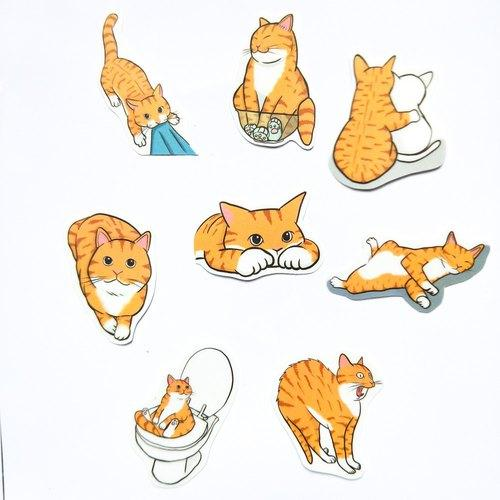
//> input picture opencv3/image/cat3.jpg, 500 x 500 px
$ ./findContours   (built with g++ and OpenCV 4)
//> lines starting //> are read from the running program, lines starting //| are printed output that depends on the picture; after the words box and inside, x2 and y2 are one past the last pixel; in counts of white or black regions, pixels touching at a corner belong together
#include <opencv2/imgproc.hpp>
#include <opencv2/highgui.hpp>

using namespace cv;

int main()
{
	Mat srcImage = imread("F:/workspace/box/opencv3/image/cat3.jpg");
//> srcImage is the input picture: 500 rows x 500 cols, CV_8UC3; mean B, G, R 223.9, 234.9, 242.4
	imshow("srcImage", srcImage);

	Mat dstImage;
	srcImage.copyTo(dstImage);

	cvtColor(srcImage, srcImage, COLOR_BGR2GRAY);
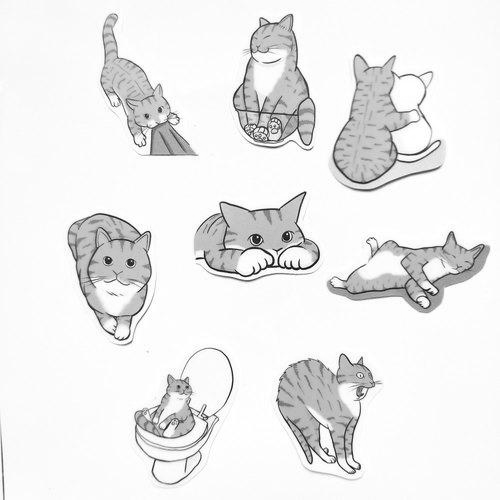
//> srcImage: 500 rows x 500 cols, CV_8UC1; min 1, max 255, mean 235.9
	int maxVal = 255;
	int blockSize = 149;
	double C = 0;
	adaptiveThreshold(srcImage, srcImage, maxVal, ADAPTIVE_THRESH_MEAN_C, THRESH_BINARY, blockSize, C);
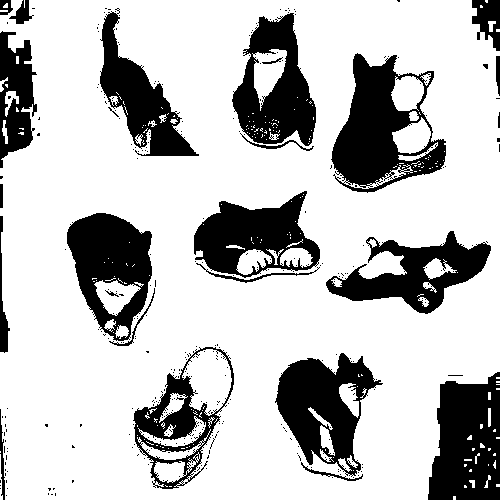
//> srcImage: 500 rows x 500 cols, CV_8UC1; 75.3% white; 325 black regions (300 under 20 px)

	imshow("dst-adaptiveThreshold", srcImage);
	std::vector<std::vector<Point>>contours ;
	std::vector<Vec4i>hierarchy;
	findContours(srcImage, contours, hierarchy, RETR_TREE, CHAIN_APPROX_SIMPLE, Point(0, 0));
//> contours = 981 contours, 920 with area under 20; largest, box (x1, y1, x2, y2) and area: (0, 0, 500, 500) 235344, (330, 52, 447, 194) 10362, (132, 346, 235, 490) 8318, (274, 352, 384, 477) 7881, (66, 212, 153, 342) 7714

	RNG rng(0);
	for (int i = 0; i < contours.size(); i++)
	{
		Scalar color = Scalar(rng.uniform(0, 255), rng.uniform(0, 255), rng.uniform(0, 255));
		drawContours(dstImage, contours, i, color, 2, 8, hierarchy, 0, Point(0, 0)); //绘制轮廓
		Rect rect = boundingRect(contours[i]);  //检测外轮廓
		rectangle(dstImage, rect, Scalar(255, 0, 0), 3); //对外轮廓加矩形框


	}
//> this loop made 981 passes
//> rect on passes 1 to 3: Rect(453, 496, 3, 4), Rect(464, 485, 3, 3), Rect(496, 484, 4, 3)
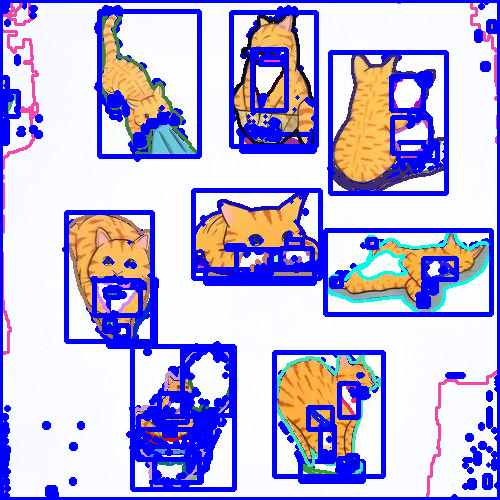
//> dstImage: 500 rows x 500 cols, CV_8UC3; mean B, G, R 227.8, 179.8, 185.7

	imshow("dst-Contours", dstImage);
	waitKey(0);

	return 0;
}
